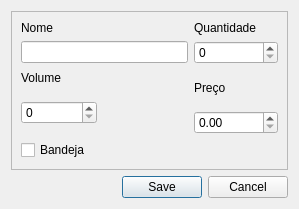
<?xml version="1.0" encoding="UTF-8"?>
<ui version="4.0">
 <class>Bebida</class>
 <widget class="QDialog" name="Bebida">
  <property name="geometry">
   <rect>
    <x>0</x>
    <y>0</y>
    <width>299</width>
    <height>209</height>
   </rect>
  </property>
  <property name="minimumSize">
   <size>
    <width>0</width>
    <height>0</height>
   </size>
  </property>
  <property name="maximumSize">
   <size>
    <width>460</width>
    <height>220</height>
   </size>
  </property>
  <property name="baseSize">
   <size>
    <width>240</width>
    <height>440</height>
   </size>
  </property>
  <property name="windowTitle">
   <string>Bebida</string>
  </property>
  <layout class="QGridLayout" name="gridLayout_2">
   <item row="0" column="0" colspan="2">
    <widget class="QFrame" name="frame">
     <property name="frameShape">
      <enum>QFrame::StyledPanel</enum>
     </property>
     <property name="frameShadow">
      <enum>QFrame::Raised</enum>
     </property>
     <layout class="QGridLayout" name="gridLayout">
      <item row="0" column="0">
       <widget class="QLabel" name="nome_label">
        <property name="text">
         <string>Nome</string>
        </property>
       </widget>
      </item>
      <item row="0" column="2">
       <widget class="QLabel" name="quantidade_label">
        <property name="text">
         <string>Quantidade</string>
        </property>
       </widget>
      </item>
      <item row="1" column="0" colspan="2">
       <widget class="QLineEdit" name="nome_lineEdit">
        <property name="maxLength">
         <number>30</number>
        </property>
       </widget>
      </item>
      <item row="1" column="2">
       <widget class="QSpinBox" name="quantidade_spinBox">
        <property name="maximum">
         <number>99999</number>
        </property>
       </widget>
      </item>
      <item row="2" column="0">
       <widget class="QLabel" name="volume_label">
        <property name="text">
         <string>Volume</string>
        </property>
       </widget>
      </item>
      <item row="2" column="2" rowspan="2">
       <widget class="QLabel" name="preco_label">
        <property name="text">
         <string>Preço</string>
        </property>
       </widget>
      </item>
      <item row="3" column="0" rowspan="2">
       <widget class="QSpinBox" name="volume_spinBox">
        <property name="maximum">
         <number>99999</number>
        </property>
       </widget>
      </item>
      <item row="4" column="2">
       <widget class="QDoubleSpinBox" name="preco_spinBox">
        <property name="maximum">
         <double>9999.989999999999782</double>
        </property>
       </widget>
      </item>
      <item row="5" column="0">
       <widget class="QCheckBox" name="bandeja_checkBox">
        <property name="text">
         <string>Bandeja</string>
        </property>
       </widget>
      </item>
      <item row="5" column="1" colspan="2">
       <spacer name="horizontalSpacer_2">
        <property name="orientation">
         <enum>Qt::Horizontal</enum>
        </property>
        <property name="sizeHint" stdset="0">
         <size>
          <width>175</width>
          <height>17</height>
         </size>
        </property>
       </spacer>
      </item>
     </layout>
    </widget>
   </item>
   <item row="1" column="0">
    <spacer name="horizontalSpacer">
     <property name="orientation">
      <enum>Qt::Horizontal</enum>
     </property>
     <property name="sizeHint" stdset="0">
      <size>
       <width>112</width>
       <height>20</height>
      </size>
     </property>
    </spacer>
   </item>
   <item row="1" column="1">
    <widget class="QDialogButtonBox" name="buttonBox">
     <property name="locale">
      <locale language="Portuguese" country="Brazil"/>
     </property>
     <property name="standardButtons">
      <set>QDialogButtonBox::Cancel|QDialogButtonBox::Save</set>
     </property>
    </widget>
   </item>
  </layout>
 </widget>
 <resources/>
 <connections/>
</ui>
